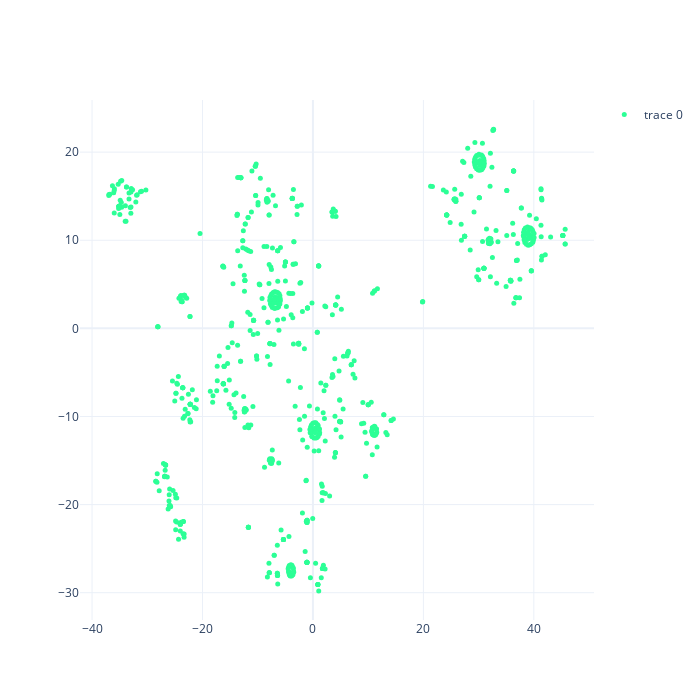

Notebook code for this chart:
### Code cell
c.plot_tsne()   # TODO: set the names as f"{read_id}, {repr_id}"

### Figure 1 — Plotly figure (JSON) as saved in the notebook; plotly's stock layout.template omitted (floating-point values rounded to 4 significant figures; data arrays with more than 128 entries replaced by an {"elided": "..."} marker saying what was removed)
{"data": [{"hoverinfo": "text", "marker": {"color": {"elided": "750 int values"}, "colorscale": [[0, "rgb(150,0,90)"], [0.125, "rgb(0,0,200)"], [0.25, "rgb(0,25,255)"], [0.375, "rgb(0,152,255)"], [0.5, "rgb(44,255,150)"], [0.625, "rgb(151,255,0)"], [0.75, "rgb(255,234,0)"], [0.875, "rgb(255,111,0)"], [1, "rgb(255,0,0)"]], "showscale": false, "size": 5}, "mode": "markers", "showlegend": true, "text": {"elided": "750 str values"}, "type": "scatter", "x": {"elided": "750 float values"}, "y": {"elided": "750 float values"}}], "layout": {"height": 700, "hovermode": "closest", "width": 700, "xaxis": {"showgrid": true}, "yaxis": {"showgrid": true}}}
